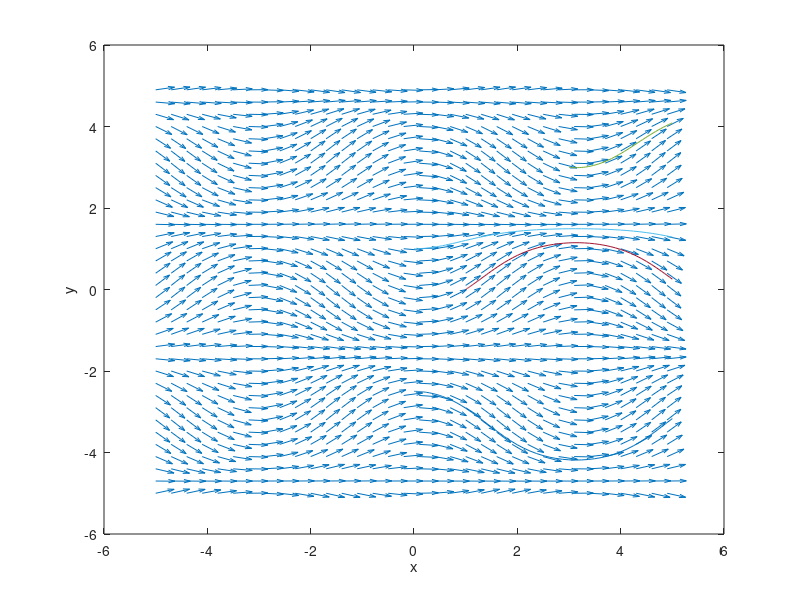

Write the MATLAB code that produced this figure. (Note: this script raises an error after producing the figure.)
%1.
[x,y] = meshgrid(-3:0.3:3)
m = x.^2-y.^2;
u = 1./sqrt(1+m.^2);
v = m./sqrt(1+m.^2);
quiver(x,y,u,v)
hold on 
f=@(x,y)x^2-y^2
[x,y]=ode45(f,[0,5],2);
plot(x,y)
hold on
[x,y]=ode45(f,[0,5],0);
plot(x,y)
hold on
[x,y]=ode45(f,[3,5],0);
plot(x,y)
hold on
[x,y]=ode45(f,[-2,5],1);
plot(x,y)
xlabel('x')
ylabel('y')
hold off


%2.
[x,y] = meshgrid(-6:0.3:10)
m = exp(-0.01.*x.*(y.^2));
u = 1./sqrt(1+m.^2);
v = m./sqrt(1+m.^2);
quiver(x,y,u,v)
hold on 
f=@(x,y)exp(-0.01.*x.*(y.^2));
[x,y]=ode45(f,[-6,10],0);
plot(x,y)
hold on
[x,y]=ode45(f,[0,10],1);
plot(x,y)
hold on
[x,y]=ode45(f,[0,10],-4);
plot(x,y)
hold on
[x,y]=ode45(f,[8,10],-4);
plot(x,y)
xlabel('x')
ylabel('y')
hold off

%3.
[x,y] = meshgrid(-4:0.3:4)
m = 1-x.*y;
u = 1./sqrt(1+m.^2);
v = m./sqrt(1+m.^2);
quiver(x,y,u,v)
hold on 
f=@(x,y)1-x*y;
[x,y]=ode45(f,[0,4],0);
plot(x,y)
hold on
[x,y]=ode45(f,[-1,4],0);
plot(x,y)
hold on
[x,y]=ode45(f,[2,4],2);
plot(x,y)
hold on
[x,y]=ode45(f,[0,4],-4);
plot(x,y)
xlabel('x')
ylabel('y')
hold off

%4.
[x,y] = meshgrid(-5:0.3:5)
m = sin(x).*cos(y);
u = 1./sqrt(1+m.^2);
v = m./sqrt(1+m.^2);
quiver(x,y,u,v)
hold on 
f=@(x,y)sin(x)*cos(y);
[x,y]=ode45(f,[3,5],3);
plot(x,y)
hold on
[x,y]=ode45(f,[0,5],1);
plot(x,y)
hold on
[x,y]=ode45(f,[1,5],0);
plot(x,y)
hold on
[x,y]=ode45(f,[0,5],-5/2);
plot(x,y)
xlabel('x')
ylabel('y')
hold off

%5.
syms y(x)
ode = diff(y,x) == x;
cond1 = y(0) == 0;
cond2 = y(0) == -3;
ys1(x) = dsolve(ode, cond1);
ys2(x) = dsolve(ode, cond2);
xs = linspace(-3,3); 
y1 = ys1(xs);
y2 = ys2(xs);
plot(xs,y1) 
xlabel('x') 
ylabel('y(x)') 
hold on
plot(xs,y2)
hold off

%6.
syms y(x)
ode = diff(y,x) == x +y;
cond1 = y(-2) == 2;
cond2 = y(-1) == 3;
ys1(x) = dsolve(ode, cond1);
ys2(x) = dsolve(ode, cond2);
xs = linspace(-3,3); 
y1 = ys1(xs);
y2 = ys2(xs);
plot(xs,y1) 
xlabel('x') 
ylabel('y(x)') 
hold on
plot(xs,y2)
hold off

%7.
syms y(x)
ode = diff(y,x) == -x/y;
cond1 = y(1) == 1;
cond2 = y(0) == 4;
ys1(x) = dsolve(ode, cond1);
ys2(x) = dsolve(ode, cond2);
xs = linspace(-3,3); 
y1 = ys1(xs);
y2 = ys2(xs);
plot(xs,y1) 
xlabel('x') 
ylabel('y(x)') 
hold on
plot(xs,y2)
hold off

%8.
syms y(x)
ode = diff(y,x) == 1/y;
cond1 = y(0) == 1;
cond2 = y(-2) == -1;
ys1(x) = dsolve(ode, cond1);
ys2(x) = dsolve(ode, cond2);
xs = linspace(-3,3); 
y1 = ys1(xs);
y2 = ys2(xs);
plot(xs,y1) 
xlabel('x') 
ylabel('y(x)') 
hold on
plot(xs,y2)
hold on
[x,y] = meshgrid(-3:0.3:3)
m = 1./y;
u = 1./sqrt(1+m.^2);
v = m./sqrt(1+m.^2);
quiver(x,y,u,v)
hold off

%9.
syms y(x)
ode = diff(y,x) == 0.2*(x^2)+y;
cond1 = y(0) == 1/2;
cond2 = y(2) == -1;
ys1(x) = dsolve(ode, cond1);
ys2(x) = dsolve(ode, cond2);
xs = linspace(-3,3); 
y1 = ys1(xs);
y2 = ys2(xs);
plot(xs,y1) 
xlabel('x') 
ylabel('y(x)') 
hold on
plot(xs,y2)
hold off

%10.
syms y(x)
ode = diff(y,x) == x*exp(y);
cond1 = y(0) == -2;
cond2 = y(1) == 2.5;
ys1(x) = dsolve(ode, cond1);
ys2(x) = dsolve(ode, cond2);
xs = linspace(-3,3); 
y1 = ys1(xs);
y2 = ys2(xs);
plot(xs,y1) 
xlabel('x') 
ylabel('y(x)') 
hold on
plot(xs,y2)
hold on
[x,y] = meshgrid(-3:0.3:3)
m = x.*exp(y);
u = 1./sqrt(1+m.^2);
v = m./sqrt(1+m.^2);
quiver(x,y,u,v)
hold off

%11.
syms y(x)
ode = diff(y,x) == y-cos(x/2);
cond1 = y(2) == 2;
cond2 = y(-1) == 0;
ys1(x) = dsolve(ode, cond1);
ys2(x) = dsolve(ode, cond2);
xs = linspace(-3,3); 
y1 = ys1(xs);
y2 = ys2(xs);
plot(xs,y1) 
xlabel('x') 
ylabel('y(x)') 
hold on
plot(xs,y2)
hold on
[x,y] = meshgrid(-20:0.3:10)
m = y-cos(x./2);
u = 1./sqrt(1+m.^2);
v = m./sqrt(1+m.^2);
quiver(x,y,u,v)
hold off

%12.
syms y(x)
ode = diff(y,x) == 1-y/x;
cond1 = y(-1/2) == 2;
cond2 = y(3/2) == 0;
ys1(x) = dsolve(ode, cond1);
ys2(x) = dsolve(ode, cond2);
xs = linspace(-3,3); 
y1 = ys1(xs);
y2 = ys2(xs);
plot(xs,y1) 
xlabel('x') 
ylabel('y(x)') 
hold on
plot(xs,y2)
hold on
[x,y] = meshgrid(-4:0.3:4,-40:1:40)
m = 1-y./x;
u = 1./sqrt(1+m.^2);
v = m./sqrt(1+m.^2);
quiver(x,y,u,v)
hold off

%13.
syms y(x)
ode = diff(y,x) == 1-y/x;
cond1 = y(-1/2) == 2;
cond2 = y(3/2) == 0;
ys1(x) = dsolve(ode, cond1);
ys2(x) = dsolve(ode, cond2);
xs = linspace(-3,3); 
y1 = ys1(xs);
y2 = ys2(xs);
plot3(xs,y1) 
xlabel('x') 
ylabel('y(x)') 
hold on
plot3(xs,y2)
hold off

%19.
[x,y] = meshgrid(-4:0.3:4,-4:0.3:4)
m = y-y.^3;
u = 1./sqrt(1+m.^2);
v = m./sqrt(1+m.^2);
quiver(x,y,u,v)

%20.
[x,y] = meshgrid(-4:0.3:4,-4:0.3:4)
m = y.^2-y.^4;
u = 1./sqrt(1+m.^2);
v = m./sqrt(1+m.^2);
quiver(x,y,u,v)

%21.
[x,y] = meshgrid(-4:0.3:4,-4:0.3:4)
m = y.^2-3.*y;
u = 1./sqrt(1+m.^2);
v = m./sqrt(1+m.^2);
quiver(x,y,u,v)

%23.
[x,y] = meshgrid(-4:0.3:4,-4:0.3:4)
m = (y-2).^4;
u = 1./sqrt(1+m.^2);
v = m./sqrt(1+m.^2);
quiver(x,y,u,v)

%25.
[x,y] = meshgrid(-4:0.3:4,-4:0.3:4)
m = y.^2.*(4-y.^2);
u = 1./sqrt(1+m.^2);
v = m./sqrt(1+m.^2);
quiver(x,y,u,v)

%27.
[x,y] = meshgrid(-4:0.3:4,-4:0.3:4)
m = y.*log(y+2);
u = 1./sqrt(1+m.^2);
v = m./sqrt(1+m.^2);
quiver(x,y,u,v)


%31.
[x,y] = meshgrid(-4:0.3:4,-4:0.3:4)
m = (2.*x+1)./(2.*y);
u = 1./sqrt(1+m.^2);
v = m./sqrt(1+m.^2);
quiver(x,y,u,v)
hold on 
syms y(x)
ode = diff(y,x) == (2*x+1)/(2*y);
cond = y(-2) == -1;
ys(x) = dsolve(ode, cond);
xs = linspace(-3,3); 
y = ys(xs);
plot(xs,y) 
xlabel('x') 
ylabel('y(x)') 
hold off

%39.
[x,y] = meshgrid(-4:0.3:4,-4:0.3:4)
m = (y-1).^2;
u = 1./sqrt(1+m.^2);
v = m./sqrt(1+m.^2);
quiver(x,y,u,v)
hold on 
syms y(x)
ode = diff(y,x) == (y-1)^2;
cond = y(0) ==1;
ys(x) = dsolve(ode, cond);
xs = linspace(-3,3); 
y = ys(xs);
plot(xs,y) 
xlabel('x') 
ylabel('y(x)') 
hold off

%43.
[x,y] = meshgrid(-3:0.3:3)
m = y-y.^3;
u = 1./sqrt(1+m.^2);
v = m./sqrt(1+m.^2);
quiver(x,y,u,v)
hold on 
f=@(x,y)y-y^3;
[x,y]=ode45(f,[0,3],2);
plot(x,y)
hold on
[x,y]=ode45(f,[0,3],0.5);
plot(x,y)
hold on
[x,y]=ode45(f,[0,3],-0.5);
plot(x,y)
hold on
[x,y]=ode45(f,[0,3],-2);
plot(x,y)
xlabel('x')
ylabel('y')
hold off
